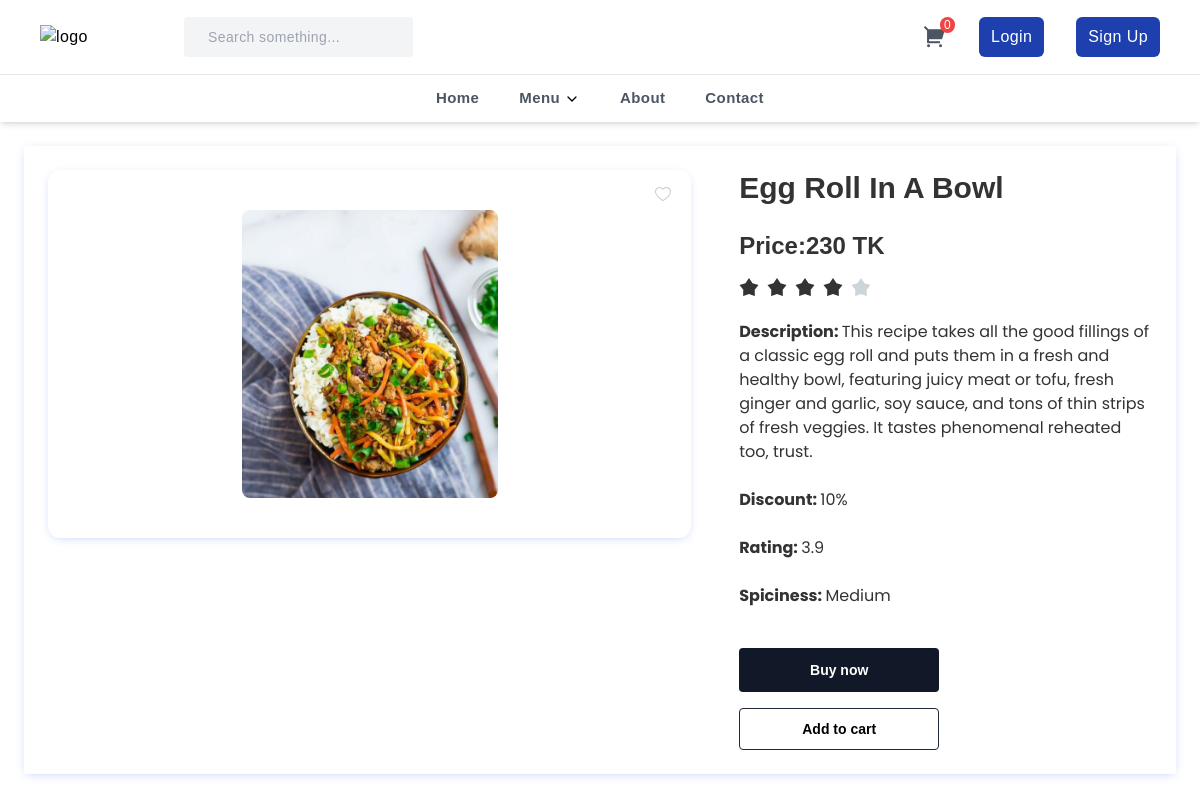
The page /lunch/1/ on the database its author committed.
### uapcanteen/models.py (models this page shows, shortened)
class Lunch(models.Model):
    owner = models.ForeignKey(Owner, on_delete=models.CASCADE)
    name = models.CharField(max_length=100)
    price = models.IntegerField()
    description = models.TextField()
    image = models.ImageField(upload_to='images/')
    discount = models.IntegerField()
    rating = models.FloatField()
    SPICY_LEVEL_CHOICES = [
    ('Mild', 'Mild'),
    ('Medium', 'Medium'),
    ('Spicy', 'Spicy'),
    ('Extra Spicy', 'Extra Spicy')
    ]
    spiciness_level = models.CharField(max_length=15, choices=SPICY_LEVEL_CHOICES, blank=True, null=True)

### uapcanteen/views.py (the view)
# urls.py: path('lunch/<int:id>/', lunch_detail, name='lunch_detail'),
def lunch_detail(request, id):
    lunch = get_object_or_404(Lunch, pk=id)
    return render(request, 'lunchdetail.html', {'lunch': lunch})

### templates/lunchdetail.html (shortened to what this page needs)
{% extends "base.html" %}
    {% block content %}
    <div class="font-[sans-serif] bg-white">
        <div class="p-6 lg:max-w-7xl max-w-4xl mx-auto">
          <div class="grid items-start grid-cols-1 lg:grid-cols-5 gap-12 shadow-[0_2px_10px_-3px_rgba(6,81,237,0.3)] p-6">
            <div class="lg:col-span-3 w-full lg:sticky top-0 text-center">
                <div class="px-4 py-6 lg:py-10 rounded-xl shadow-[0_2px_10px_-3px_rgba(6,81,237,0.3)] relative">
                    <img src="{{ lunch.image.url }}" alt="{{ lunch.name }}" class="w-64 h-72 rounded-lg object-cover mx-auto" />
                    <button type="button" class="absolute top-2 right-2 lg:top-4 lg:right-4">
                    </button>
                </div>
            </div>
            <div class="lg:col-span-2">
              <h2 class="text-3xl font-extrabold text-[#333]">{{ lunch.name }}</h2>
              <div class="flex flex-wrap gap-4 mt-6">
                <p class="text-[#333] text-2xl font-bold">Price:{{ lunch.price }} TK</p>
              </div>
              <div class="flex space-x-2 mt-4">
                <svg class="w-5 fill-[#333]" viewBox="0 0 14 13" fill="none"
                  xmlns="http://www.w3.org/2000/svg">
                  <path
                    d="M7 0L9.4687 3.60213L13.6574 4.83688L10.9944 8.29787L11.1145 12.6631L7 11.2L2.8855 12.6631L3.00556 8.29787L0.342604 4.83688L4.5313 3.60213L7 0Z" />
                </svg>
                <svg class="w-5 fill-[#333]" viewBox="0 0 14 13" fill="none"
                  xmlns="http://www.w3.org/2000/svg">
                  <path
                    d="M7 0L9.4687 3.60213L13.6574 4.83688L10.9944 8.29787L11.1145 12.6631L7 11.2L2.8855 12.6631L3.00556 8.29787L0.342604 4.83688L4.5313 3.60213L7 0Z" />
                </svg>
                <svg class="w-5 fill-[#333]" viewBox="0 0 14 13" fill="none"
                  xmlns="http://www.w3.org/2000/svg">
                  <path
                    d="M7 0L9.4687 3.60213L13.6574 4.83688L10.9944 8.29787L11.1145 12.6631L7 11.2L2.8855 12.6631L3.00556 8.29787L0.342604 4.83688L4.5313 3.60213L7 0Z" />
                </svg>
                <svg class="w-5 fill-[#333]" viewBox="0 0 14 13" fill="none"
                  xmlns="http://www.w3.org/2000/svg">
                  <path
                    d="M7 0L9.4687 3.60213L13.6574 4.83688L10.9944 8.29787L11.1145 12.6631L7 11.2L2.8855 12.6631L3.00556 8.29787L0.342604 4.83688L4.5313 3.60213L7 0Z" />
                </svg>
                <svg class="w-5 fill-[#CED5D8]" viewBox="0 0 14 13" fill="none"
                  xmlns="http://www.w3.org/2000/svg">
                  <path
                    d="M7 0L9.4687 3.60213L13.6574 4.83688L10.9944 8.29787L11.1145 12.6631L7 11.2L2.8855 12.6631L3.00556 8.29787L0.342604 4.83688L4.5313 3.60213L7 0Z" />
                </svg>
              </div>
              <div>
                <p class="mt-6 text-[#333] font-bold" style="font-family: 'Poppins', sans-serif; font-optical-sizing: auto;">Description: <span class="font-normal">{{ lunch.description }}</span> </p>
                <p class="mt-6 text-[#333] font-bold" style="font-family: 'Poppins', sans-serif; font-optical-sizing: auto;">Discount: <span class="font-normal">{{ lunch.discount }}%</span></p>
                <p class="mt-6 text-[#333] font-bold" style="font-family: 'Poppins', sans-serif; font-optical-sizing: auto;">Rating: <span class="font-normal">{{ lunch.rating }}</span></p>
                <p class="mt-6 text-[#333] font-bold" style="font-family: 'Poppins', sans-serif; font-optical-sizing: auto;">Spiciness: <span class="font-normal">{{ lunch.spiciness_level }}</span></p>
              </div>
              <div class="flex flex-wrap gap-4 mt-10">
                <button type="button" class="min-w-[200px] px-4 py-3 bg-gray-900 hover:bg-[#111] text-white text-sm font-bold rounded">Buy now</button>
                <a href="{% url 'add_to_cart' 'lunch' lunch.id %}" class="min-w-[200px] px-4 py-2.5 text-black text-center border border-gray-800 bg-transparent hover:bg-gray-900 hover:text-white text-sm font-bold rounded">Add to cart</a>
              </div>
            </div>
          </div>
        </div>
      </div>
    {% endblock %}

### rows shown on the page
Lunch: image (picture), name "Egg Roll In A Bowl", price "230", description "This recipe takes all the good fillings of a classic egg roll and puts them in a fresh and healthy bowl, featuring juicy meat or tofu, fresh ginger and garlic, soy sauce, and tons of thin strips of fresh veggies. It tastes phenomenal reheated too, trust.", discount "10", rating "3.9", spiciness_level "Medium"
